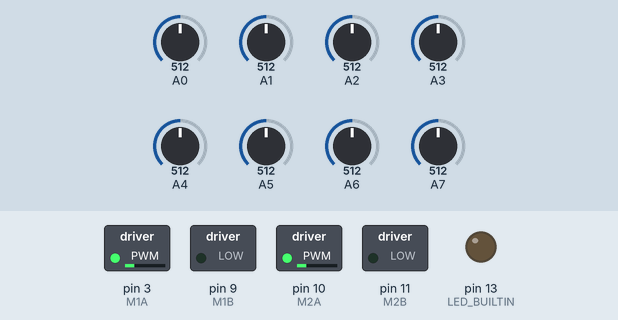
Bench run of a sketch on a simulated Arduino Nano, built with avr-gcc and run on an emulated ATmega328P. On the bench: switched loads named in the sketch (green lamp = pin HIGH), output pins drawn as LEDs (lit = HIGH). Inputs (shaded band) come from the test bench; at power-on: A1 = 512, A6 = 512, A3 = 512, A5 = 512, A2 = 512, A4 = 512, A0 = 512, A7 = 512. What the sketch prints to the serial monitor is not drawn.

Above: at 12.2 s.
12.3 s: A1 set to 390
At 12.96 s:
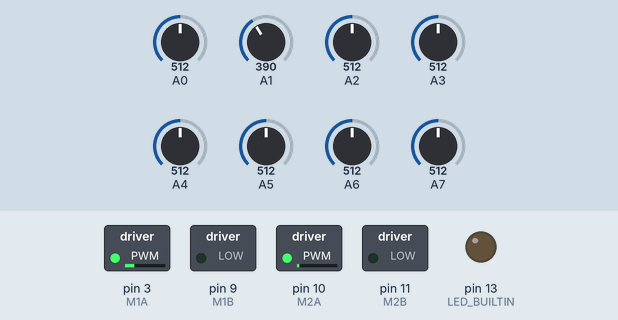
15.3 s: A6 set to 390
16.8 s: A3 set to 390
At 16.99 s:
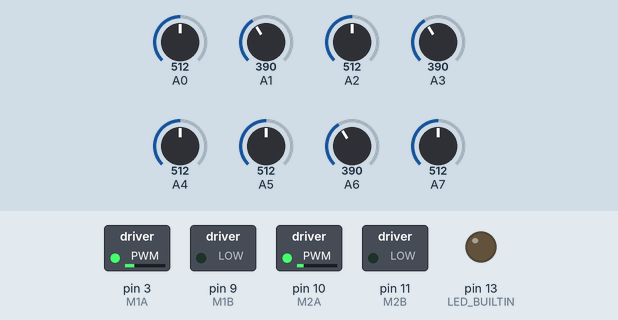
19.8 s: A5 set to 390
At 20.8 s:
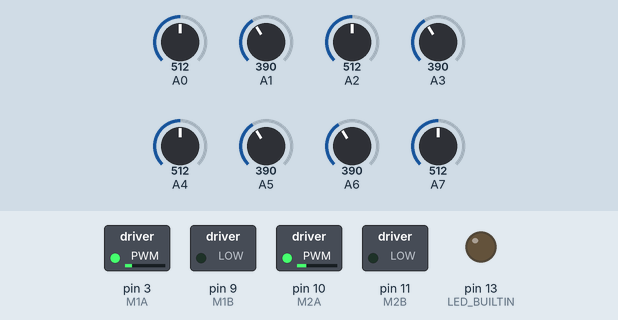
22.8 s: A2 set to 390
At 23.1 s:
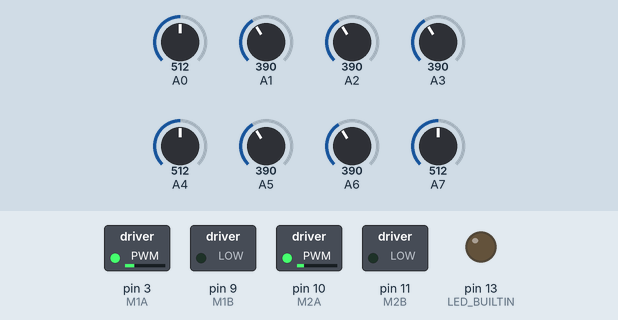
25.8 s: A4 set to 716
Timing chart, 0 to 29.8 s (numbered marks = the images above; inputs shaded):
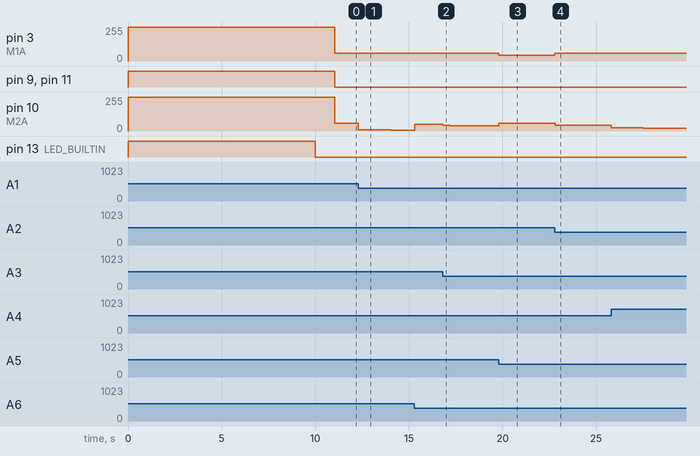

Measured:
- after the input at 12.3 s, pin 10 (M2A): moves from 58/255 to 5/255 over 2.6 s, starting at once
- after the input at 16.8 s, pin 10 (M2A): 52/255 → 42/255 at once, → 41/255 0.39 s later, → 40/255 2.1 s later
- after the input at 19.8 s, pin 3 (M1A): 58/255 → 45/255 at once, → 44/255 0.24 s later, → 43/255 0.98 s later, → 42/255 0.98 s later; pin 10 (M2A): 40/255 → 58/255 at once
- after the input at 22.8 s, pin 10 (M2A): 58/255 → 43/255 at once, → 42/255 1.6 s later

The sketch:

code.ino
```cpp
#include <QTRSensors.h>
#include <SoftwareSerial.h>

#define USE_BLUETOOTH_SERIAL

const int M1A = 3;
const int M1B = 9;
const int M2A = 10;
const int M2B = 11;

int maximum = 58;

int error = 0;
unsigned int last_proportional = 0;
long integral = 0;

float Kp = 1.6;
unsigned long Ki = 8500.0;
float Kd = 4.3;


const int NUM_SENSORS = 8;
const int NUM_SAMPLES_PER_SENSOR = 4;
const int EMITTER_PIN = 2;

QTRSensorsAnalog qtra((unsigned char[]) {
  A0, A1, A2, A3, A4, A5, A6, A7
}, NUM_SENSORS, NUM_SAMPLES_PER_SENSOR, EMITTER_PIN);

unsigned int sensorValues[NUM_SENSORS];

unsigned long timer = 0;
SoftwareSerial mySerial(4, 5);

void setup() {
  Serial.begin(9600);
  Serial.println("hello");

  mySerial.begin(9600);
  mySerial.println("hello");


  pinMode(M1A, OUTPUT);
  pinMode(M1B, OUTPUT);
  pinMode(M2A, OUTPUT);
  pinMode(M2B, OUTPUT);
  digitalWrite(M1A, HIGH);
  digitalWrite(M2A, HIGH);
  digitalWrite(M1B, HIGH);
  digitalWrite(M2B, HIGH);

  pinMode(LED_BUILTIN, OUTPUT);
  digitalWrite(LED_BUILTIN, HIGH);
  for (int i = 0; i < 400; i++)
  {
    qtra.calibrate();
  }
  digitalWrite(LED_BUILTIN, LOW);

  for (int i = 0; i < NUM_SENSORS; i++)
  {
    Serial.print(qtra.calibratedMinimumOn[i]);
    Serial.print(' ');
  }
  Serial.println();

  for (int i = 0; i < NUM_SENSORS; i++)
  {
    Serial.print(qtra.calibratedMaximumOn[i]);
    Serial.print(' ');
  }
  Serial.println();
  Serial.println();
  delay(1000);
}


void loop()
{
  unsigned int position = qtra.readLine(sensorValues);

  int proportional = (int)position - 3500;

  int derivative = proportional - last_proportional;
  integral += proportional;

  last_proportional = proportional;

  int power_difference = proportional / Kp + integral / Ki + derivative * Kd;

  if (power_difference > maximum)
    power_difference = maximum;
  if (power_difference < -maximum)
    power_difference = -maximum;


  if (power_difference < 0)
    set_motors(maximum + power_difference, maximum);
  else
    set_motors(maximum, maximum - power_difference);

#ifndef USE_BLUETOOTH_SERIAL
  if ((millis() - timer) > 2000) {
    mySerial.print(proportional);
    mySerial.print(',');
    mySerial.print(power_difference);
    mySerial.print(' ');
    mySerial.print(' ');
    mySerial.print(Kp);
    mySerial.print(',');
    mySerial.print(Ki);
    mySerial.print(',');
    mySerial.print(Kd);
    mySerial.print(',');
    mySerial.println(maximum);

    timer = millis();
  }
  if (mySerial.available() > 0) {
    int yyy = mySerial.read();
    mySerial.println(char(yyy));
    switch (yyy) {
      case 112:
        Kp = mySerial.parseFloat();
        mySerial.print("Kp set to: ");
        mySerial.println(Kp);
        break;
      case 105:
        Ki = mySerial.parseFloat();
        mySerial.print("Ki set to: ");
        mySerial.println(Ki);
        break;
      case 100:
        Kd = mySerial.parseFloat();
        mySerial.print("Kd set to: ");
        mySerial.println(Kd);
        break;
      case 109:
        maximum = mySerial.parseInt();
        mySerial.print("Speed set to: ");
        mySerial.println(maximum);
        break;
    }
  }
#endif
}

// speed1/speed2: -255..255
void set_motors(int speed1, int speed2) {
  byte M1ASpeed = speed1 > 0 ? speed1 : 0;
  byte M1BSpeed = speed1 > 0 ? 0 : speed1 * -1;
  analogWrite(M1A, M1ASpeed);
  analogWrite(M1B, M1BSpeed);

  byte M2ASpeed = speed2 > 0 ? speed2 : 0;
  byte M2BSpeed = speed2 > 0 ? 0 : speed2 * -1;
  analogWrite(M2A, M2ASpeed);
  analogWrite(M2B, M2BSpeed);
}
```
